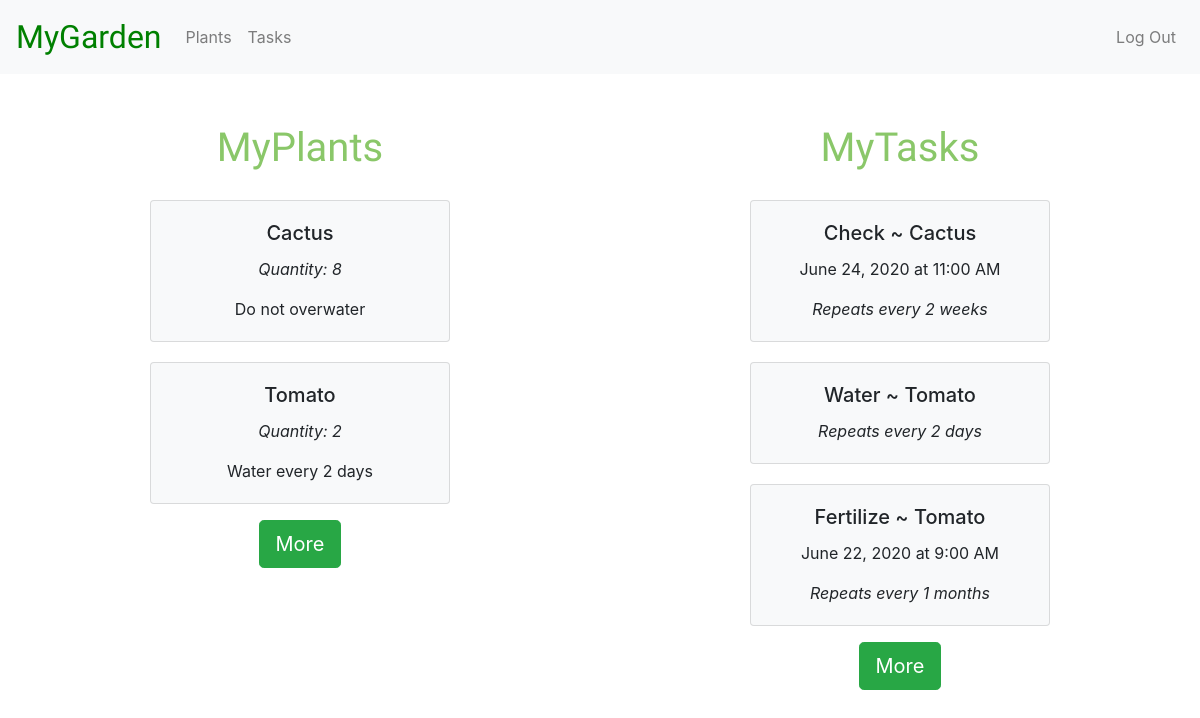
The page / (signed in) on the database its author committed.
### tables this page shows
CREATE TABLE 'plants' ('plant_id' integer PRIMARY KEY AUTOINCREMENT NOT NULL, 'email' varchar(255) NOT NULL, 'name' varchar(255) NOT NULL, 'quantity' integer NOT NULL, 'notes' text, 'timestamp' timestamp NOT NULL DEFAULT CURRENT_TIMESTAMP, 'removed' boolean NOT NULL DEFAULT 0 );

CREATE TABLE 'tasks' ('task_id' integer PRIMARY KEY AUTOINCREMENT NOT NULL, 'email' varchar(255) NOT NULL, 'task' text NOT NULL, 'plant_id' integer, 'date' date, 'time' time, 'repeats' integer, 'increment' varchar(255), 'timestamp' timestamp NOT NULL DEFAULT CURRENT_TIMESTAMP, 'removed' boolean NOT NULL DEFAULT 0 );

### application.py (the view)
@app.route("/")
@login_required
def index():
    user = db.execute("SELECT * FROM users WHERE id = :user_id", user_id = session["user_id"])
    top_plants = db.execute("SELECT * FROM plants WHERE email = :email AND removed = 0 ORDER BY timestamp DESC LIMIT 6", email=user[0]["email"])
    top_tasks = db.execute("SELECT * FROM tasks WHERE email = :email AND removed = 0 ORDER BY timestamp DESC LIMIT 6", email=user[0]["email"])
    plant_names = []
    for row in top_tasks:
        name = db.execute("SELECT plant_id, name FROM plants WHERE plant_id = :plant_id", plant_id=row["plant_id"])
        if len(name) == 1 and name[0] not in plant_names:
            plant_names.append(name[0])
    return render_template("index.html", plants=top_plants, tasks=top_tasks, names=plant_names)

### application.py (called while the page is built)
@app.after_request
def after_request(response):
    response.headers["Cache-Control"] = "no-cache, no-store, must-revalidate"
    response.headers["Expires"] = 0
    response.headers["Pragma"] = "no-cache"
    return response

### helpers.py (called while the page is built)
def login_required(f):
    @wraps(f)
    def decorated_function(*args, **kwargs):
        if session.get("user_id") is None:
            return redirect("/login")
        return f(*args, **kwargs)
    return decorated_function

def date(value):
    date_object = datetime.strptime(value, "%Y-%m-%d")
    return date_object.strftime("%B %-d, %Y")

def time(value):
    time_object = datetime.strptime(value, "%H:%M")
    return time_object.strftime("%-I:%M %p")

### templates/index.html (shortened to what this page needs)
{% extends "layout.html" %}
{% block main %}
<div class="column">
    <h1>MyPlants</h1>
    <div class="card-display">
        {% for plant in plants %}
            <div class="card bg-light" id='{{ plant["plant_id"] }}' style="margin-top: 20px;">
                <div class="card-body">
                    <h5 class="card-title">{{ plant["name"] }}</h5>
                    <p class="card-text"><em>Quantity: {{ plant["quantity"] }}</em></p>
                    <p class="card-text">{{ plant["notes"] }}</p>
                </div>
            </div>
        {% endfor %}
    </div>
    <a href="/plants" class="btn btn-success btn-lg">More</a>
</div>
<div class="column">
    <h1>MyTasks</h1>
    <div class="card-display">
    {% for task in tasks %}
        <div class="card bg-light" id='{{ task["task_id"] }}' style="margin-top: 20px;">
            <div class="card-body">
                <h5 class="card-title">{{ task["task"] }}
                {% for name in names %}
                    {% if name["plant_id"] == task["plant_id"] %}
                         ~ {{ name["name"] }}
                    {% endif %}
                {% endfor %}</h5>
                {% if task["date"] and task["time"]%}
                    <p class="card-text">{{ task["date"] | date }} at {{ task["time"] | time }}</p>
                {% elif task["date"] %}
                    <p class="card-text">{{ task["date"] | date }}</p>
                {% elif task["time"] %}
                    <p class="card-text">at {{ task["time"] | time }}</p>
                {% endif %}
                {% if task["repeats"] and task["increment"] %}
                    <p class="card-text"><em>Repeats every {{ task["repeats"] }} {{ task["increment"] }}</em></p>
                {% endif %}
            </div>
        </div>
    {% endfor %}
    </div>
    <a href="/tasks" class="btn btn-success btn-lg">More</a>
</div>
{% endblock %}

### templates/layout.html (shortened to what this page needs)
<!DOCTYPE html>
<html lang="en">
    <head>
        <link rel="stylesheet" href="https://maxcdn.bootstrapcdn.com/bootstrap/4.0.0/css/bootstrap.min.css">
        <link rel="stylesheet" href="/static/styles.css">
        <link rel="stylesheet" href="https://use.fontawesome.com/releases/v5.7.0/css/all.css">
    </head>
    <body>
        <nav class="navbar navbar-expand-lg navbar-light bg-light">
            <a class="navbar-brand" href="/"><span class="logo">MyGarden</span></a>
            <div class="collapse navbar-collapse" id="navbarNavAltMarkup">
                {% if session.user_id %}
                <div class="navbar-nav mr-auto">
                  <a class="nav-item nav-link" href="/plants">Plants</a>
                  <a class="nav-item nav-link" href="/tasks">Tasks</a>
                </div>
                <div class="navbar-nav ml-auto">
                    <a class="nav-item nav-link" href"/logout">Log Out</a>
                </div>
                {% else %}
                <div class="navbar-nav ml-auto">
                    <a class="nav-item nav-link" href="/register">Register</a>
                    <a class="nav-item nav-link" href="/login">Login</a>
                </div>
                {% endif %}
            </div>
        </nav>
        <main>
            {% block main %}{% endblock %}
        </main>
    </body>
</html>

### static/styles.css (style rules this page uses)
nav .navbar-brand { font-size: xx-large; }
nav .navbar-brand .logo { color: green; font-family: 'Courgette', cursive; }
h1 { color: #8ac769; font-family: 'Courgette', cursive; margin-top: 50px; }
main { overflow-x: auto; text-align: center; }
body { padding-bottom: 50px; }
.column { float: left; width: 50%; text-align: center; }
.card-display { display: inline-block; width: 50%; }

### rows shown on the page
plants: name "Cactus", quantity "8", notes "Do not overwater"
plants: name "Tomato", quantity "2", notes "Water every 2 days"
tasks: task "Check", date "June 24, 2020", time "11:00 AM", repeats "2", increment "weeks"
tasks: task "Water", repeats "2", increment "days"
tasks: task "Fertilize", date "June 22, 2020", time "9:00 AM", repeats "1", increment "months"
